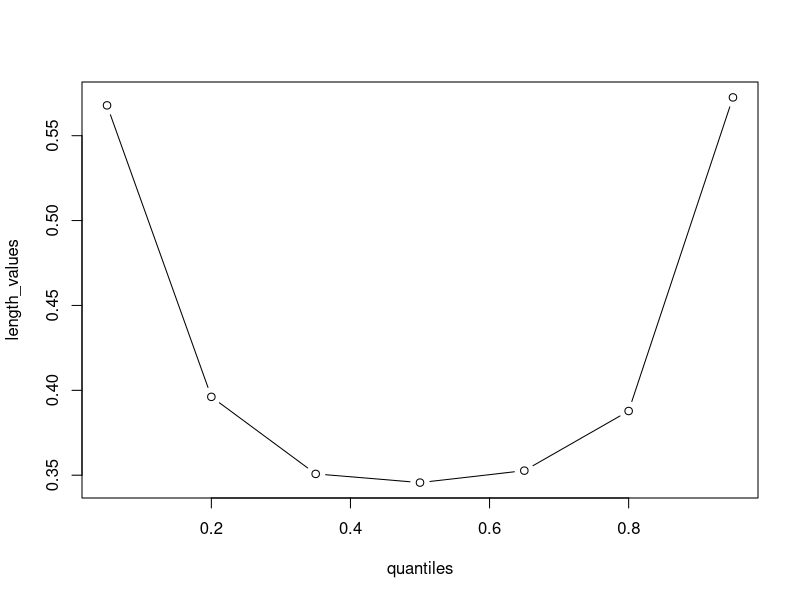
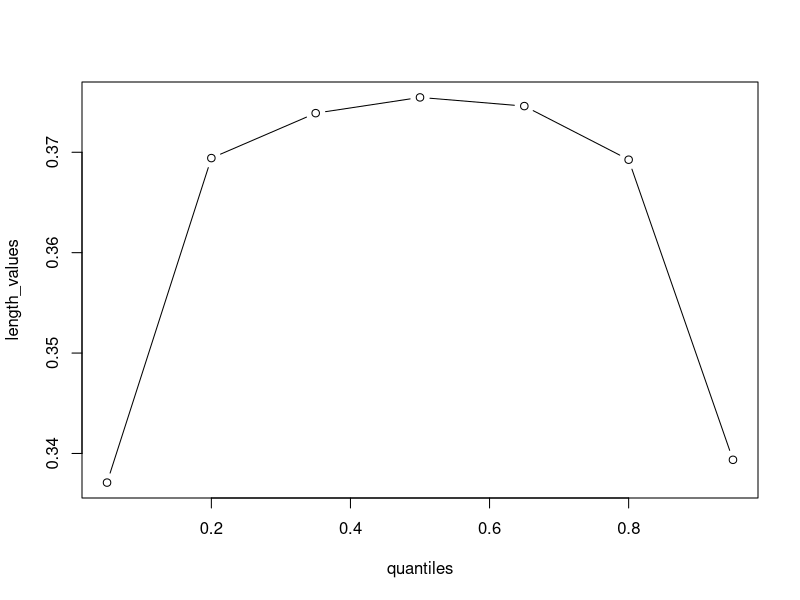

Write R code to recreate these figures, in order.
## ---- chunk 1

calc_quantile <- function(x){
quant_vector <- rep(NA, 5000)
for (i in 1:5000) {
dist <- rnorm(200, mean = 0, sd = 1)
quant_vector[i] <- quantile(dist, x)
} 

value <- abs(quantile(quant_vector, 0.975) - quantile(quant_vector, 0.025))
return(value)
}
  quantiles <- c(0.05, 0.20, 0.35, 0.50, 0.65, 0.80, 0.95)
  length_values <- rep(NA, 7)
  for (i in 1:7) {
    length_values[i] <- calc_quantile(quantiles[i])
  }

## ---- chunk 2
plot(quantiles,length_values,type = "b")
## ---- chunk 3
calc_density <- function(x) {
  quant_vector <- rep(NA, 5000)
  for (i in 1:5000) {
    dist <- rnorm(200, mean = 0, sd = 1)
    quant_vector[i] <- quantile(dist, x)
  }
  return(qnorn(0.95,quant_vector))
}

quantiles <- c(0.05, 0.20, 0.35, 0.50, 0.65, 0.80, 0.95)
  length_values <- rep(NA, 7)
  for (i in 1:7) {
    length_values[i] <- dnorm(calc_quantile(quantiles[i]))
  }

## ---- chunk 4
plot(quantiles,length_values,type="b")
